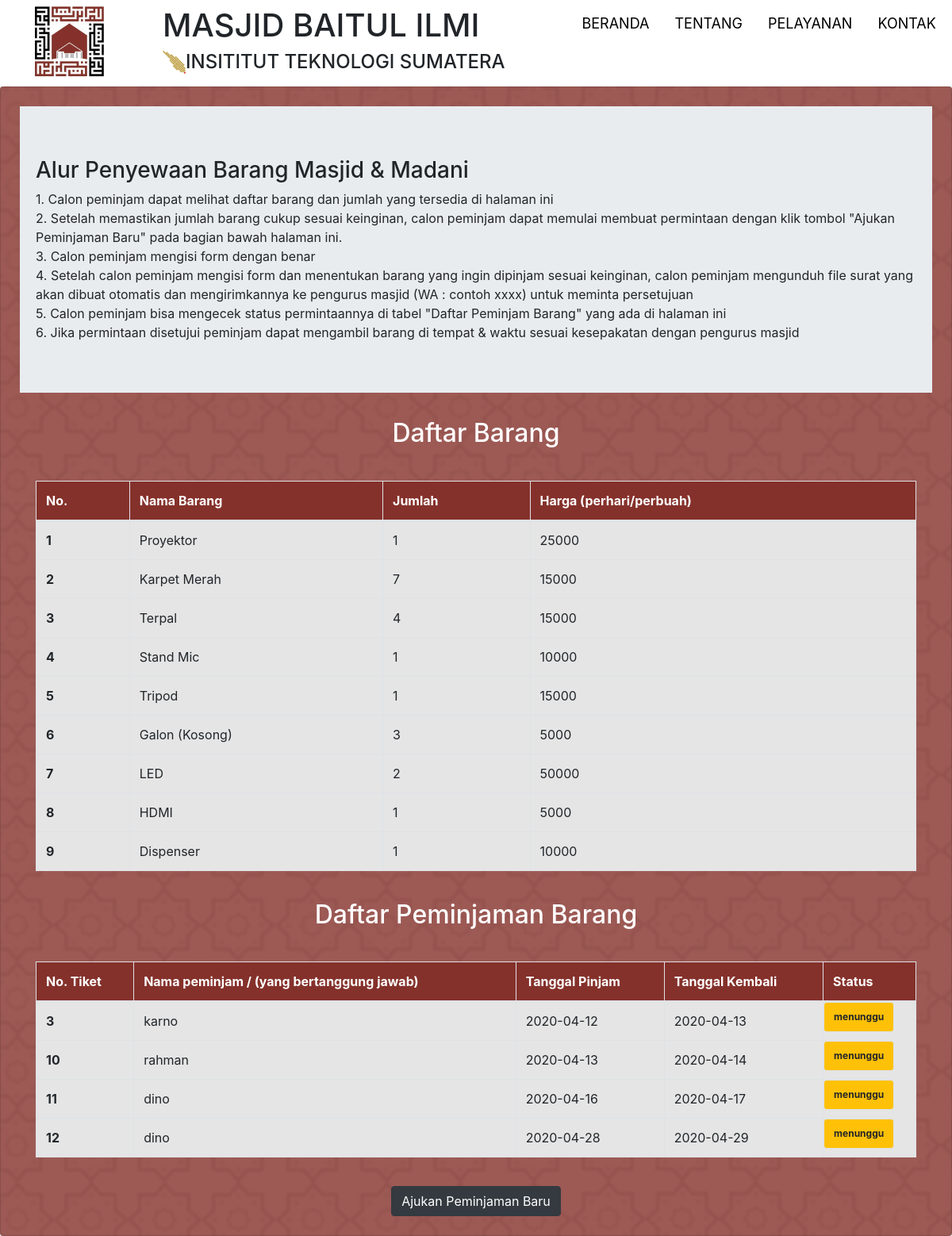
Page /index.php/info_barang_hilang on the earlier database version.
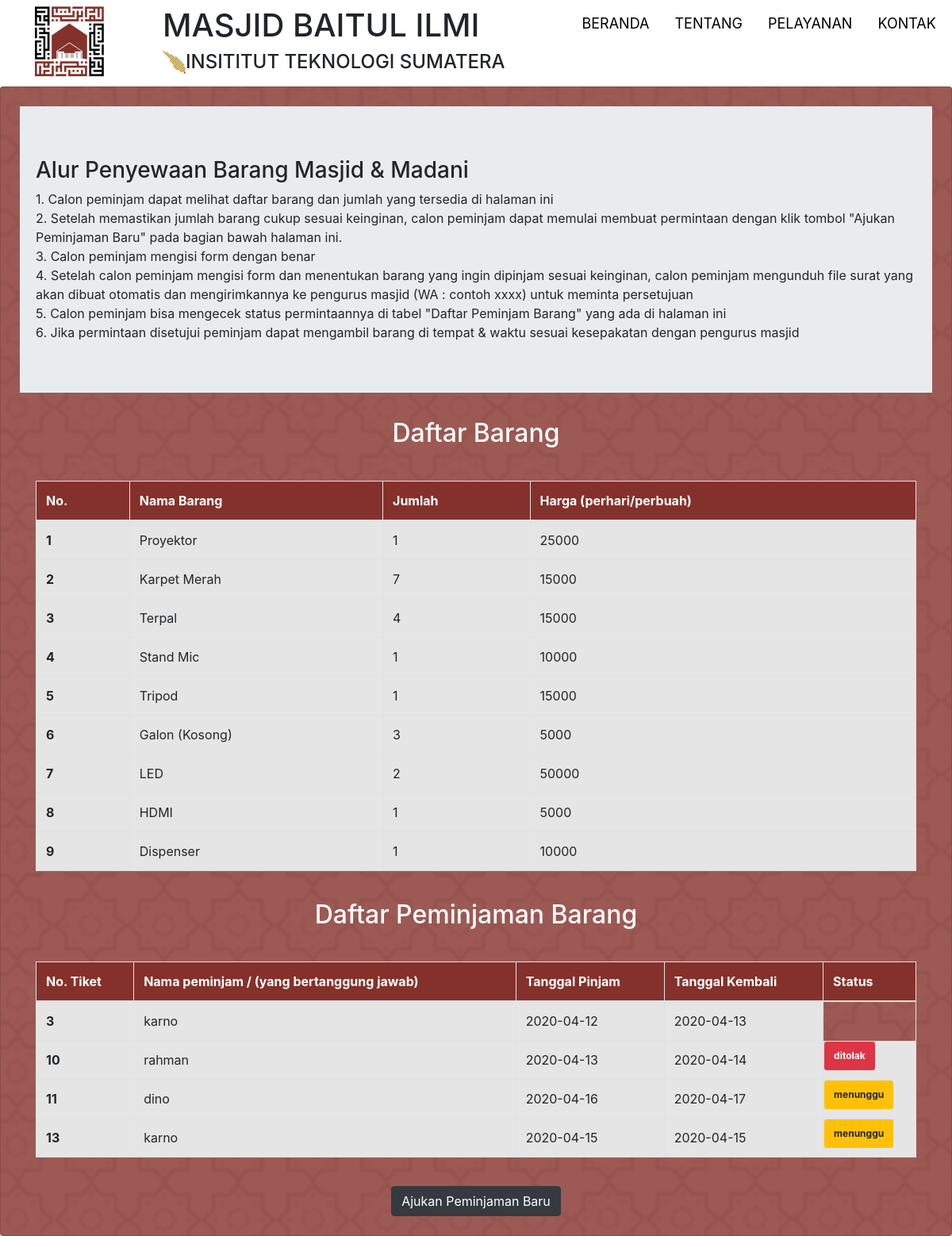
Same page on the later database version.
### tables this page shows
CREATE TABLE `inventory` (
  `id_inventory` int(11) NOT NULL,
  `nama_inventory` varchar(50) NOT NULL,
  `jumlah_inventory` int(10) NOT NULL,
  `harga_inventory` int(10) NOT NULL
);

CREATE TABLE `peminjaman` (
  `id_peminjaman` int(11) NOT NULL,
  `judul_kegiatan` varchar(100) NOT NULL,
  `penyelenggara_kegiatan` varchar(100) NOT NULL,
  `penanggung_jawab` varchar(100) NOT NULL,
  `noHp` varchar(15) NOT NULL,
  `jaminan` varchar(50) NOT NULL,
  `lokasi` varchar(50) NOT NULL,
  `tanggal_peminjaman` date NOT NULL,
  `tanggal_pengembalian` date NOT NULL,
  `denda_peminjaman` int(8) DEFAULT NULL,
  `total_harga` int(11) NOT NULL,
  `status_permintaan` varchar(50) NOT NULL
);

### application/controllers/Info_barang_hilang.php (called while the page is built, shortened)
<?php
class Info_barang_hilang extends CI_Controller {
  public function index()
  {
  $data['barang'] = $this->User_model->get_inventory();
  $query = $this->db->query('SELECT * FROM peminjaman WHERE status_permintaan <> "penyusunan"');
  $data['peminjam'] = $query->result_array();
	$this->load->view('template_user/header');
	$this->load->view('user/daftar_barang_hilang',$data);
	$this->load->view('template_user/footer');
  }
}

### index.php (called while the page is built, shortened)
<?php
require_once BASEPATH.'core/CodeIgniter.php';

### application/models/User_model.php (called while the page is built, shortened)
<?php
class User_model extends CI_Model {
  function get_inventory(){
    $data = $this->db->get('inventory')->result_array();
    return $data;
  }
}

### application/views/user/daftar_barang_hilang.php (the view)
<div class="card p-4">
    <div class="jumbotron jumbotron-fluid">
      <div class="container">
        <h3>Alur Penyewaan Barang Masjid & Madani</h3>
        <p class="mb-0">1. Calon peminjam dapat melihat daftar barang dan jumlah yang tersedia di halaman ini</p>
        <p class="mb-0">2. Setelah memastikan jumlah barang cukup sesuai keinginan, calon peminjam dapat memulai membuat permintaan dengan klik tombol "Ajukan Peminjaman Baru" pada bagian bawah halaman ini.</p>
        <p class="mb-0">3. Calon peminjam mengisi form dengan benar</p>
        <p class="mb-0">4. Setelah calon peminjam mengisi form dan menentukan barang yang ingin dipinjam sesuai keinginan, calon peminjam mengunduh file surat yang akan dibuat otomatis dan mengirimkannya ke pengurus masjid (WA : contoh xxxx) untuk meminta persetujuan</p>
        <p class="mb-0">5. Calon peminjam bisa mengecek status permintaannya di tabel "Daftar Peminjam Barang" yang ada di halaman ini</p>
        <p class="mb-0">6. Jika permintaan disetujui peminjam dapat mengambil barang di tempat & waktu sesuai kesepakatan dengan pengurus masjid</p>
      </div>
    </div>
    <div class="card-title text-center text-white">
      <h2>Daftar Barang</h2>
    </div>
    <div class="card-body">
      <table class="table table-bordered">
        <thead class="t-head">
          <tr class="text-white">
            <th scope="col">No.</th>
            <th scope="col">Nama Barang</th>
            <th scope="col">Jumlah</th>
            <th scope="col">Harga (perhari/perbuah)</th>
          </tr>
        </thead>
        <tbody class="t-body">
        <?php
        $i = 1;
        foreach($barang as $row): ?>
          <tr>
            <th scope="row"><?= $i; ?></th>
            <td><?= $row['nama_inventory']; ?></td>
            <td><?= $row['jumlah_inventory']; ?></td>
            <td><?= $row['harga_inventory']; ?></td>
          </tr>
          <?php $i++;
          endforeach; ?>
        </tbody>
      </table>
    </div>
    <div class="card-title text-center text-white">
      <h2>Daftar Peminjaman Barang</h2>
    </div>
    <div class="card-body">
      <table class="table table-bordered">
        <thead class="t-head">
          <tr class="text-white">
            <th scope="col">No. Tiket</th>
            <th scope="col">Nama peminjam / (yang bertanggung jawab)</th>
            <th scope="col">Tanggal Pinjam</th>
            <th scope="col">Tanggal Kembali</th>
            <th scope="col">Status</th>
          </tr>
        </thead>
        <tbody class="t-body">
          <?php foreach($peminjam as $row): ?>
          <tr>
            <th scope="row"><?= $row['id_peminjaman']; ?></th>
            <td><?= $row['penanggung_jawab'] ?></td>
            <td><?= $row['tanggal_peminjaman']; ?></td>
            <td><?= $row['tanggal_pengembalian']; ?></td>
            <?php if($row['status_permintaan'] == 'menunggu'){?>
              <td class="badge badge-warning"><?= $row['status_permintaan']; ?></td>
            <?php }else if($row['status_permintaan'] == 'disetujui'){?>
              <td class="badge badge-success"><?= $row['status_permintaan']; ?></td>
            <?php }else if($row['status_permintaan'] == 'ditolak'){?>
              <td class="badge badge-danger"><?= $row['status_permintaan']; ?></td>
            <?php } ?>
          </tr>
          <?php endforeach; ?>
        </tbody>
      </table>
    </div>
    <a href="<?= base_url('Form_peminjaman'); ?>" class="btn btn-dark mx-auto" style="width: fit-content;">Ajukan Peminjaman Baru</a>
  </div>

### application/views/template_user/header.php (shortened to what this page needs)
<!DOCTYPE html>
<html lang="en">
<head>
	<link rel="stylesheet" href="<?= base_url('assets/css/bootstrap.min.css'); ?>">
	<link rel="stylesheet" type="text/css" href="<?= base_url('assets/css/datatables.min.css'); ?>">
	<link rel="stylesheet" href="<?= base_url('assets/css/all.css'); ?>">
</head>
<body>
	<div class="container-md-fluid">
		<div class="row bg-white pt-2 pb-2">
			<div class="col-md-2 text-center">
				<img src="<?= base_url('assets/images/logoBaim.png'); ?>" class="img-fluid" id="logo" alt="Responsive image">
			</div>
			<div class="col-md-5">
				<h1>MASJID BAITUL ILMI</h1>
				<img src="<?= base_url('assets/images/logoItera.png'); ?>" class="float-left" alt="">
				<h4>INSITITUT TEKNOLOGI SUMATERA</h4>
			</div>
			<div class="col-md-5">
				<div>
					<ul class="nav">
						<li class="nav-item">
							<a href="<?= base_url(); ?>" class="nav-link">BERANDA</a>
						</li>
						<li class="nav-item dropdown">
							<a href="#" class="nav-link dropdown-toogle" data-toggle="dropdown" aria-haspopup="true" aria-expanded="false">TENTANG</a>
						</li>
						<li class="nav-item dropdown">
							<a href="#" class="nav-link dropdown-toogle" data-toggle="dropdown" aria-haspopup="true" aria-expanded="false">PELAYANAN</a>
						</li>
						<li class="nav-item">
							<a href="<?= base_url('#kontak'); ?>" class="nav-link">KONTAK</a>
						</li>
					</ul>
				</div>
			</div>
		</div>
	</div>

### application/views/template_user/footer.php (shortened to what this page needs)
</body>
</html>

### assets/css/all.css (style rules this page uses)
@media (min-width: 578px) { body { background-image: url(../images/backgroundPattern.png); } }
@media (min-width: 578px) { #logo { width: 50%; } }
@media (min-width: 578px) { .nav-link { color: black; } }
@media (min-width: 578px) { a.nav-link { font-size: 1.5vw; } }
@media (min-width: 578px) { .card { background-color: rgba(133, 49, 43, 0.8); } }
@media (min-width: 578px) { .t-head { background-color: #85312B; } }
@media (min-width: 578px) { .t-body { background-color: #E5E5E5; } }

Differences in the rows shown:
removed peminjaman: id_peminjaman "12", penanggung_jawab "dino", tanggal_peminjaman "2020-04-28", tanggal_pengembalian "2020-04-29", status_permintaan "menunggu"
changed peminjaman id 3: status_permintaan "menunggu" → (not shown)
changed peminjaman "rahman": status_permintaan "menunggu" → "ditolak"
added peminjaman: id_peminjaman "13", penanggung_jawab "karno", tanggal_peminjaman "2020-04-15", tanggal_pengembalian "2020-04-15", status_permintaan "menunggu"
